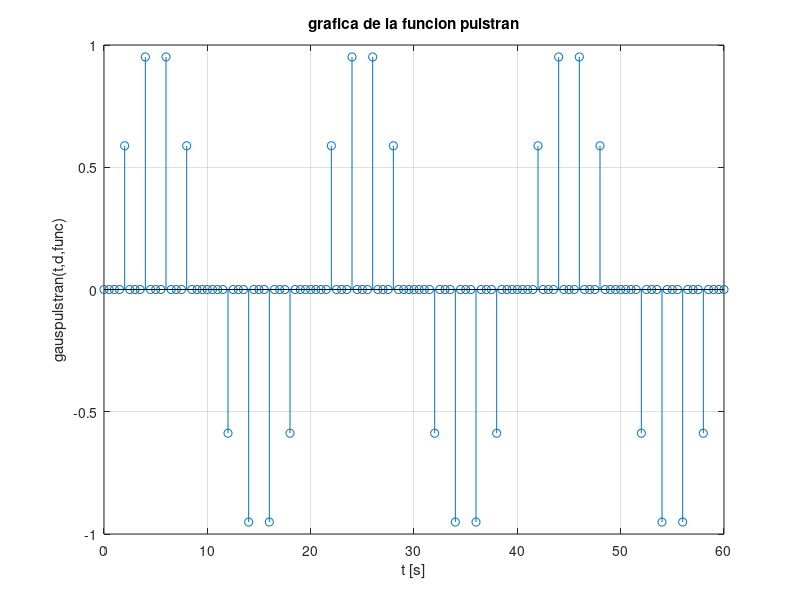

The MATLAB script that drew this image:
%----------------------------sign------------------------------------------
%t = -5:0.5:5; %vector de tiempo
%y =sign(t);
%ylim([-2,2]);
%stem(t,y);
%grid on;
%title('grafica de la funcion sign(x)');
%xlabel('t [s]');
%ylabel('sign(t)');
%----------------------------sawtooth--------------------------------------
%T = 5*(1/50);  %periodo de la funcion [S]
%fs = 800;  %frecuencia de muestreo [Hz]
%t = 0:1/fs:T-1/fs; %Vector del tiempo
%x = sawtooth(2*pi*50*t); 
%stem(t,x);
%ylim([-2,2]);
%grid on;
%title('grafica funcion sawtooht.');
%xlabel('t[s]');
%ylabel('sawtooth(t)');
%----------------------------rectpuls--------------------------------------
%x = -5:1:5; %vector de tiempo
%y = rectpuls(x);
%stem(x,y);
%ylim([-2,2]);
%grid on;
%title('grafica de la funcion rectpuls');
%xlabel('t [s]');
%ylabel('rectpuls(t)');
%----------------------------tripuls--------------------------------------
%fs=10; %frecuencia de muestreo
%x = -3:1/fs:3; %vector de tiempo
%y = tripuls(x);
%stem(x,y);
%ylim([-1.5,1.5]);
%grid on;
%title('grafica de la funcion tripuls');
%xlabel('t [s]');
%ylabel('tripuls(t)');
%----------------------------gausspuls-------------------------------------
%fs=9; %frecuencia de muestreo
%t = -4:1/fs:4; %vector de tiempo
%y = gauspuls(t,1/fs,0.6);
%stem(t,y);
%grid on;
%title('grafica de la funcion gausspuls');
%xlabel('t [s]');
%ylabel('gauspuls(t)');
%----------------------------pulstran--------------------------------------
t = 0:0.5:60; %vector de tiempo
d = [0:2:60;sin(2*pi*0.05*(0:2:60))]';  %forma de onda
y = pulstran(t,d,"tripuls");
ylim([-2,2]);
stem(t,y)
grid on;
title('grafica de la funcion pulstran');
xlabel('t [s]');
ylabel('gauspulstran(t,d,func)');